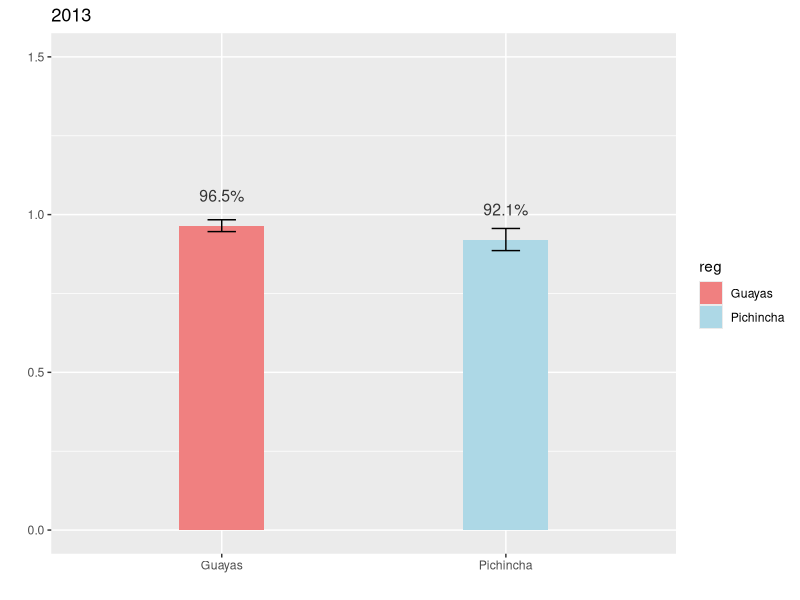
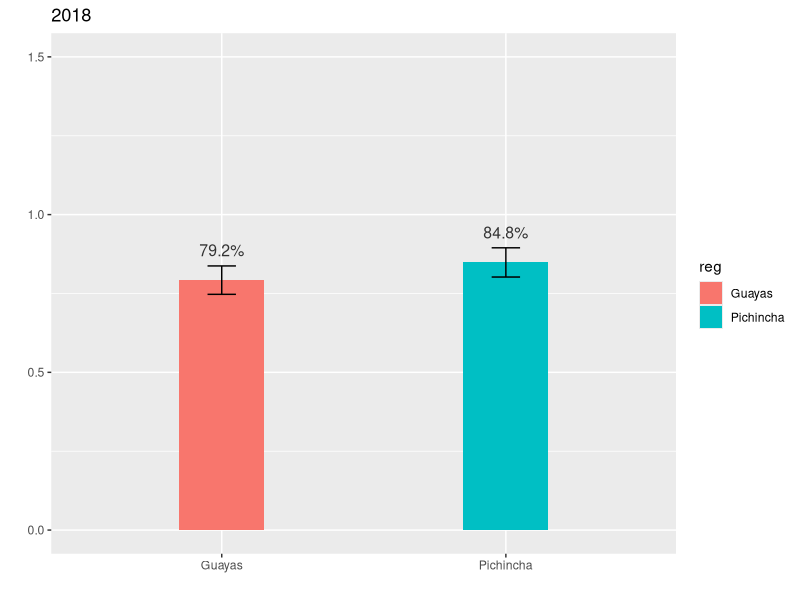
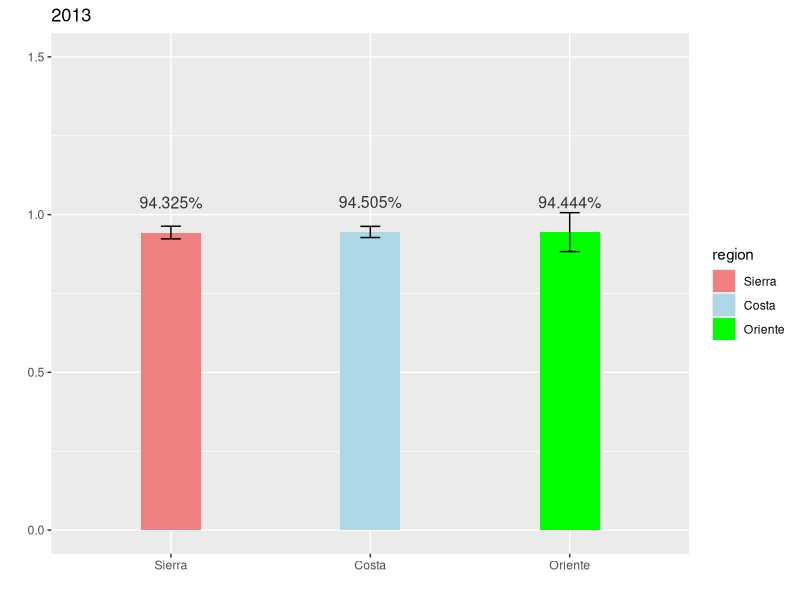
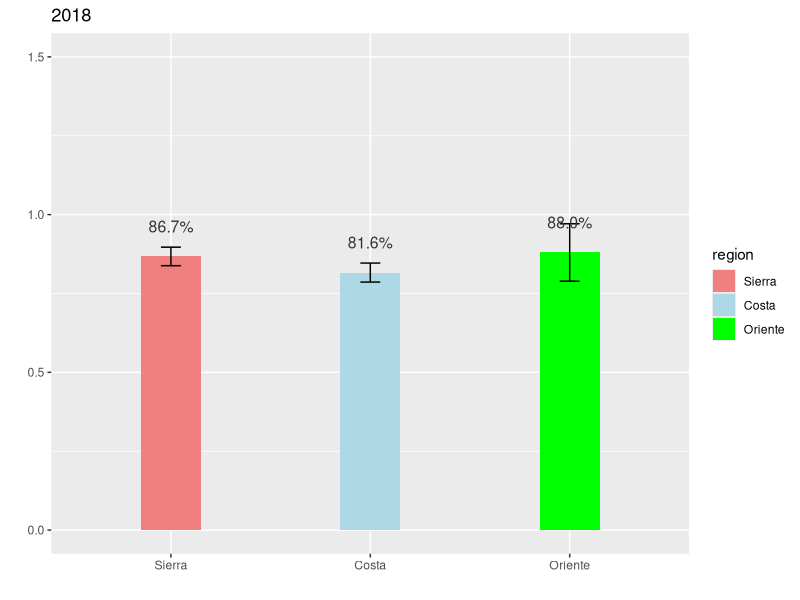
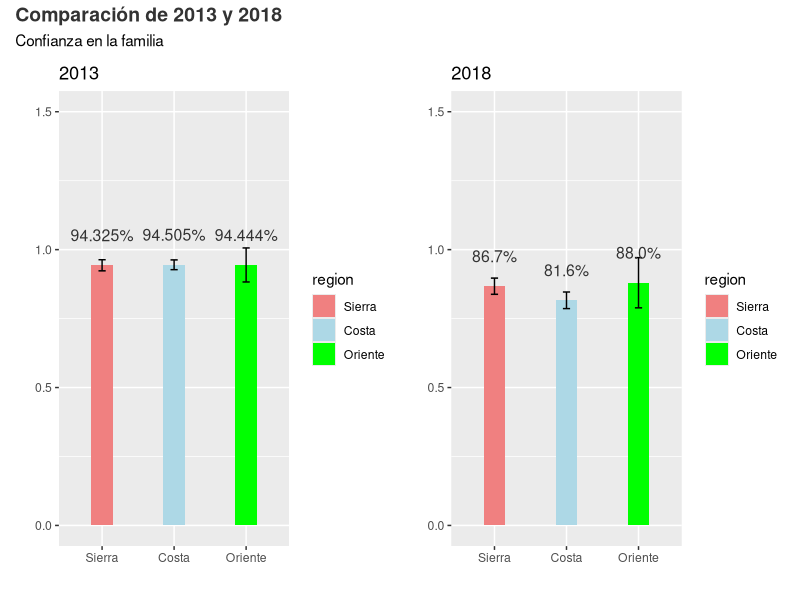
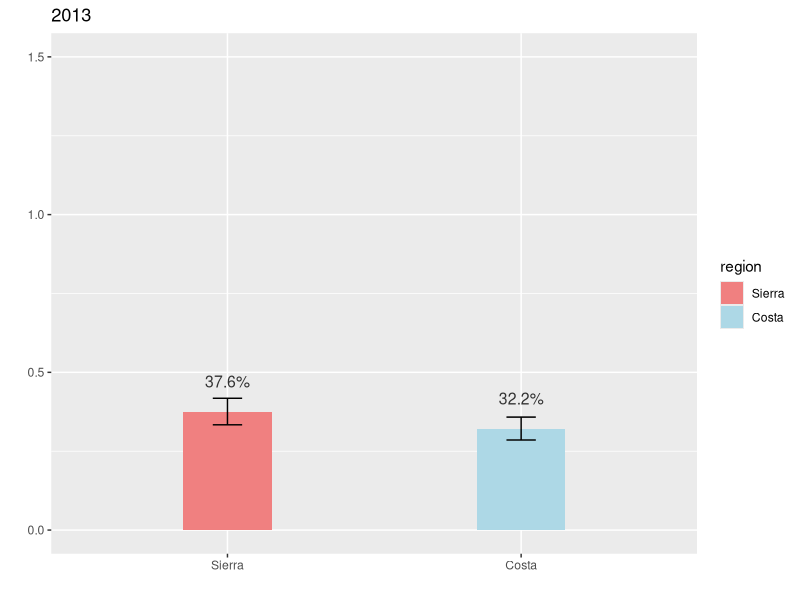
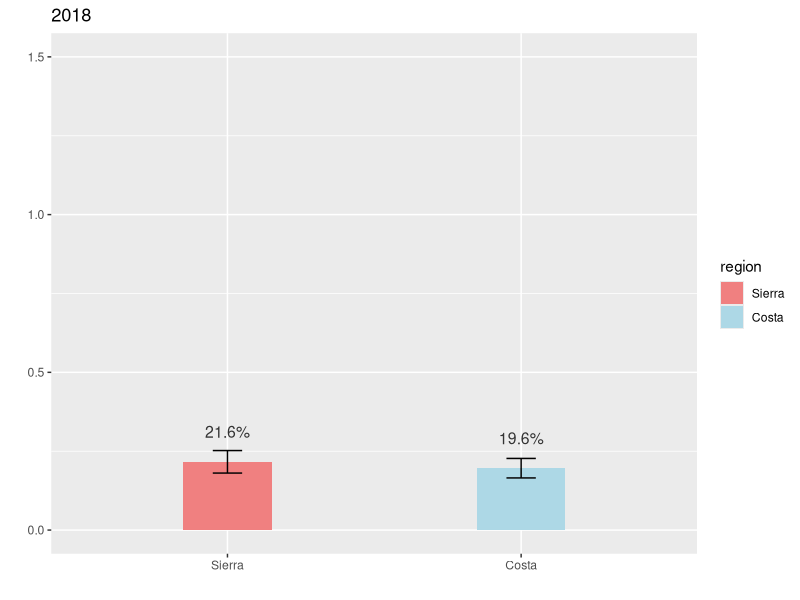
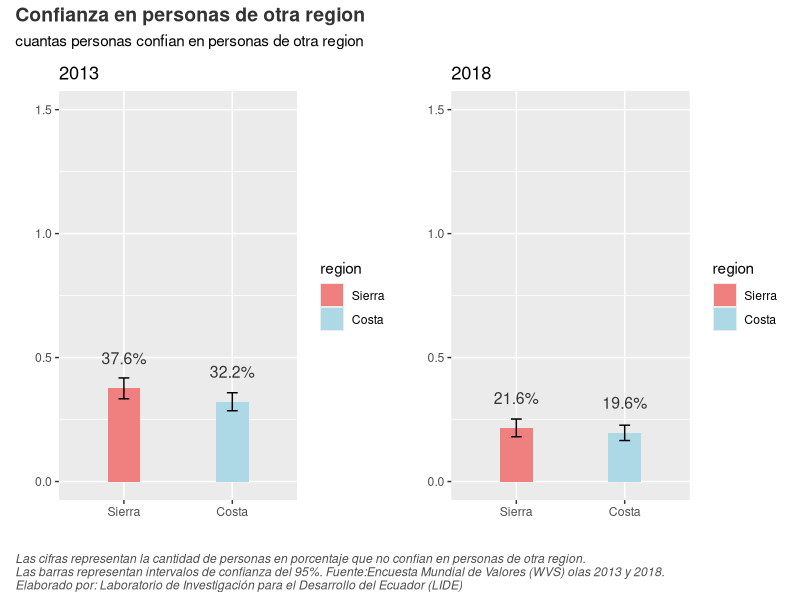

Reproduce these figures in R, in order.
#Carga de librerias y bases
library(haven)
library(dplyr)
library(ggplot2)
library(readr)
library(forcats)
library(lubridate)
library(tidyverse)
library(here)
library(cowplot)
library(patchwork)
library(openxlsx)
Wave_7_Ecuador <- read_dta("BASES LIDE/WVS_Wave_7_Ecuador_Stata_v5.0.dta")
Wave_6_Ecuador<- read_dta("BASES LIDE/WV6_Data_Ecuador_Stata_v20201117.dta")

# Union de bases de datos

Wave_6_Ecuador$N_REGION_ISO <- as_factor(Wave_6_Ecuador$N_REGION_ISO)
Wave_7_Ecuador$N_REGION_ISO <- as_factor(Wave_7_Ecuador$N_REGION_ISO)
Wave_6_Ecuador$V102 <- as_factor(Wave_6_Ecuador$V102)
Wave_7_Ecuador$Q58 <- as_factor(Wave_7_Ecuador$Q58)
Wave_6_Ecuador$V103 <- as_factor(Wave_6_Ecuador$V103)
Wave_7_Ecuador$Q59 <- as_factor(Wave_7_Ecuador$Q59)
Wave_6_Ecuador$V104 <- as_factor(Wave_6_Ecuador$V104)
Wave_7_Ecuador$Q60 <- as_factor(Wave_7_Ecuador$Q60)
Wave_6_Ecuador$V105 <- as_factor(Wave_6_Ecuador$V105)
Wave_7_Ecuador$Q61 <- as_factor(Wave_7_Ecuador$Q61)
Wave_6_Ecuador$V106 <- as_factor(Wave_6_Ecuador$V106)
Wave_7_Ecuador$Q62 <- as_factor(Wave_7_Ecuador$Q62)
Wave_6_Ecuador$V115 <- as_factor(Wave_6_Ecuador$V115)
Wave_7_Ecuador$Q71 <- as_factor(Wave_7_Ecuador$Q71)
Wave_6_Ecuador$V181 <- as_factor(Wave_6_Ecuador$V181)
Wave_7_Ecuador$Q142 <- as_factor(Wave_7_Ecuador$Q142)
Wave_6_Ecuador$V113 <- as_factor(Wave_6_Ecuador$V113)
Wave_7_Ecuador$Q69 <- as_factor(Wave_7_Ecuador$Q69)

wave7 <- Wave_7_Ecuador%>%
  select(cf= "Q58",
         "reg"= N_REGION_ISO,
         cv="Q59",
         cp="Q60",
         c_primera="Q61",
         c_dif_reg="Q62",
         ano="A_YEAR",
         c_gob= "Q71",
         p_trabajo="Q142",
         c_policia="Q69")

wave6<-Wave_6_Ecuador%>%
  select(cf="V102" ,
         "reg"= N_REGION_ISO,
         cv="V103",
         cp="V104",
         c_primera="V105",
         c_dif_reg="V106",
         ano="V262",
         c_gob = "V115",
         p_trabajo="V181",
         c_policia="V113")

wvs_total <- bind_rows(wave6, wave7)

#Agrupar c_gob en dos categorias 

wvs_total$c_gob<- as_factor(wvs_total$c_gob)
wvs_total$confianza_gobierno <- ifelse(wvs_total$c_gob %in% c("Quite a lot", "A great deal"),
                              "confío", "no confío")

#Creamos una variable binaria, con la confianza en el gobierno

wvs_total <- wvs_total %>%
  mutate(confianza_gobieno_b = as.integer(c_gob %in% c("Quite a lot", "A great deal")))


#agrupar cf en dos categorias 

wvs_total$cf<- as_factor(wvs_total$cf)
wvs_total$confianza <- ifelse(wvs_total$cf %in% c("Trust completely", "Trust somewhat"),
                              "confío", "no confío")

#Creamos una variable binaria, con la confianza

wvs_total <- wvs_total %>%
  mutate(confianza_binaria = as.integer(cf %in% c("Trust completely", "Trust somewhat")))


#agrupar c_dif_reg en dos categorias 

wvs_total$c_dif_reg<- as_factor(wvs_total$c_dif_reg)
wvs_total$confianza_en_otra_reg <- ifelse(wvs_total$c_dif_reg %in% c("Trust completely", "Trust somewhat"),
                              "confío", "no confío")

#Creamos una variable binaria, con la confianza en personas de otras regiones

wvs_total <- wvs_total %>%
  mutate(confianza_en_otra_reg_b = as.integer(c_dif_reg %in% c("Trust completely", "Trust somewhat")))

# Agrupar p_trabajo en dos categorias

wvs_total$p_trabajo<- as_factor(wvs_total$p_trabajo)
wvs_total$miedo_perder_empleo <- ifelse(wvs_total$p_trabajo %in% c("Very much", "A great deal"),
                                          "confío", "no confío")

#Creamos una variable binaria, con el miedo de las personas a perder su trabajo

wvs_total <- wvs_total %>%
  mutate(miedo_perder_empleo = as.integer(p_trabajo %in% c("Very much", "A great deal")))

#Agrupar c_policia en dos categorias 

wvs_total$c_policia<- as_factor(wvs_total$c_policia)
wvs_total$confianza_policia <- ifelse(wvs_total$c_policia %in% c("Quite a lot", "A great deal"),
                                       "confío", "no confío")

#Creamos una variable binaria, con la confianza en la policia

wvs_total <- wvs_total %>%
  mutate(confianza_policia_b = as.integer(c_policia %in% c("Quite a lot", "A great deal")))

#filtrando por Provincia y renombre de variables

wvs_uio_gye <- wvs_total%>%
  filter(reg %in% c("EC-G Guayas","EC-P Pichincha"))%>%
  mutate(reg=fct_recode(reg,
                        "Guayas"="EC-G Guayas",
                        "Pichincha"="EC-P Pichincha"))

#Relaizamos una grupación de la varible de provicias


wvs_c<- wvs_total%>%
  mutate(region = fct_collapse(reg,
                               "Sierra"=c("EC-A Azuay","EC-B Bolivar","EC-F Canar",
                                          "EC-C Carchi","EC-X Cotopaxi","EC-H Chimborazo",
                                          "EC-L Loja","EC-I Imbabura","EC-P Pichincha",
                                          "EC-T Tungurahua"),
                               "Costa"=c("EC-O El Oro","EC-E Esmeraldas","EC-G Guayas",
                                         "EC-R Los Rios","EC-M Manabi","EC-SE Santa Elena",
                                         "EC-SD Santo Domingo de los Tsachilas",
                                         "EC-SD Santo Domingo de los Tsachilas"),
                               "Oriente"=c("EC-S Morona Santiago","EC-N Napo","EC-D Orellana",
                                           "EC-Y Pastaza",
                                           "EC-U Sucumbios","EC-Z Zamora Chinchipe")))

#Relaizamos una grupación de la varible de provicias sin todas las del oriente

wvs_cs<- wvs_total%>%
  filter(reg %in% c("EC-A Azuay","EC-B Bolivar","EC-F Canar",
                    "EC-C Carchi","EC-X Cotopaxi","EC-H Chimborazo",
                    "EC-L Loja","EC-I Imbabura","EC-P Pichincha",
                    "EC-T Tungurahua","EC-O El Oro","EC-E Esmeraldas","EC-G Guayas",
                    "EC-R Los Rios","EC-M Manabi","EC-SE Santa Elena",
                    "EC-SD Santo Domingo de los Tsachilas",
                    "EC-SD Santo Domingo de los Tsachilas"))%>%
  mutate(region = fct_collapse(reg,
                               "Sierra"=c("EC-A Azuay","EC-B Bolivar","EC-F Canar",
                                          "EC-C Carchi","EC-X Cotopaxi","EC-H Chimborazo",
                                          "EC-L Loja","EC-I Imbabura","EC-P Pichincha",
                                          "EC-T Tungurahua"),
                               "Costa"=c("EC-O El Oro","EC-E Esmeraldas","EC-G Guayas",
                                         "EC-R Los Rios","EC-M Manabi","EC-SE Santa Elena",
                                         "EC-SD Santo Domingo de los Tsachilas",
                                         "EC-SD Santo Domingo de los Tsachilas")))


#Calcular la media y error estandar por provincia 
cf_p <- wvs_uio_gye %>% 
  group_by(ano, reg) %>% 
  summarize(mean = mean(as.numeric(confianza_binaria), na.rm = TRUE), 
            se = sd(as.numeric(confianza_binaria), na.rm = TRUE)/sqrt(n()))

#Calcular la media y error estandar por region
cf_r <- wvs_c %>% 
  group_by(ano, region) %>% 
  summarize(mean = mean(as.numeric(confianza_binaria), na.rm = TRUE), 
            se = sd(as.numeric(confianza_binaria), na.rm = TRUE)/sqrt(n()))

###############################################################################
#analizis de variable de confianza en la familia

#Graficos por provincia Pichincha y Guayas

# Gráfico 2013

cf_p_2013 <- cf_p %>% 
  filter(ano == 2013) %>%
  filter(complete.cases(reg, mean, se)) %>%
  ggplot(aes(x = reg, y = mean, fill = reg)) + 
  geom_bar(stat = "identity", width = 0.3,) +
  geom_errorbar(aes(ymin = mean - 1.96*se, ymax = mean + 1.96*se), width = 0.1) +
  geom_text(aes(label = scales::percent(mean, digits =1)), 
            color = "grey20", size = 4, vjust = -2) +
  labs(title = "2013", x = "", y = "") + 
  scale_y_continuous(limits = c(0, 1.5)) +
  scale_fill_manual(values = c("lightcoral", "lightblue")) 
print(cf_p_2013)

# Gráfico 2018

cf_p_2018 <- cf_p %>% 
  filter(ano == 2018) %>%
  filter(complete.cases(reg, mean, se)) %>%
  ggplot(aes(x = reg, y = mean, fill = reg)) + 
  geom_bar(stat = "identity", width = 0.3) +
  geom_errorbar(aes(ymin = mean - 1.96*se, ymax = mean + 1.96*se), width = 0.1) +
  geom_text(aes(label = scales::percent(mean, digits =1)), 
            color = "grey20", size = 4, vjust = -2) +
  labs(title = "2018", x = "", y = "") + 
  scale_y_continuous(limits = c(0, 1.5))
print(cf_p_2018)

################################################################################
#analizis de variable de confianza en la familia

#Graficos por region sierra y costa

# Gráfico 2013

cf_r_2013 <- cf_r %>% 
  filter(ano == 2013) %>%
  filter(complete.cases(region, mean, se)) %>%
  ggplot(aes(x = region, y = mean, fill = region)) + 
  geom_bar(stat = "identity", width = 0.3,) +
  geom_errorbar(aes(ymin = mean - 1.96*se, ymax = mean + 1.96*se), width = 0.1) +
  geom_text(aes(label = scales::percent(mean, digits =1)), 
            color = "grey20", size = 4, vjust = -2) +
  labs(title = "2013", x = "", y = "") + 
  scale_y_continuous(limits = c(0, 1.5)) +
  scale_fill_manual(values = c("lightcoral", "lightblue","green")) 
print(cf_r_2013)

# Gráfico 2018

cf_r_2018 <- cf_r %>% 
  filter(ano == 2018) %>%
  filter(complete.cases(region, mean, se)) %>%
  ggplot(aes(x = region, y = mean, fill = region)) + 
  geom_bar(stat = "identity", width = 0.3,) +
  geom_errorbar(aes(ymin = mean - 1.96*se, ymax = mean + 1.96*se), width = 0.1) +
  geom_text(aes(label = scales::percent(mean, digits =1)), 
            color = "grey20", size = 4, vjust = -2) +
  labs(title = "2018", x = "", y = "") + 
  scale_y_continuous(limits = c(0, 1.5)) +
  scale_fill_manual(values = c("lightcoral", "lightblue","green")) 
print(cf_r_2018)
##################################################################################
library(cowplot)
library(patchwork)

combined_plot <- cf_r_2013 + cf_r_2018 +
  plot_layout(ncol = 2) +
  plot_annotation(title = "Comparación de 2013 y 2018",
                  subtitle = "Confianza en la familia",
                  theme = theme(
                    plot.title = element_text(hjust = 0, color = "grey20", face = "bold", size = 14),
                    plot.caption = element_text(hjust = 0, color = "grey30", face = 'italic')
                  ))
print(combined_plot)

################################################################################

#Analisis de la variable de confianza en otras regiones 
cf_r_2 <- wvs_cs %>% 
  group_by(ano, region) %>% 
  summarize(mean = mean(as.numeric(confianza_en_otra_reg_b), na.rm = TRUE), 
            se = sd(as.numeric(confianza_en_otra_reg_b), na.rm = TRUE)/sqrt(n()))


#Graficos por region sierra y costa

# Gráfico 2013

cf_r2_2013 <- cf_r_2 %>% 
  filter(ano == 2013) %>%
  filter(complete.cases(region, mean, se)) %>%
  ggplot(aes(x = region, y = mean, fill = region)) + 
  geom_bar(stat = "identity", width = 0.3,) +
  geom_errorbar(aes(ymin = mean - 1.96*se, ymax = mean + 1.96*se), width = 0.1) +
  geom_text(aes(label = scales::percent(mean, digits =1)), 
            color = "grey20", size = 4, vjust = -2) +
  labs(title = "2013", x = "", y = "") + 
  scale_y_continuous(limits = c(0, 1.5)) +
  scale_fill_manual(values = c("lightcoral", "lightblue","green")) 
print(cf_r2_2013)
  
# Gráfico 2018

cf_r2_2018 <- cf_r_2 %>% 
  filter(ano == 2018) %>%
  filter(complete.cases(region, mean, se)) %>%
  ggplot(aes(x = region, y = mean, fill = region)) + 
  geom_bar(stat = "identity", width = 0.3,) +
  geom_errorbar(aes(ymin = mean - 1.96*se, ymax = mean + 1.96*se), width = 0.1) +
  geom_text(aes(label = scales::percent(mean, digits =1)), 
            color = "grey20", size = 4, vjust = -2) +
  labs(title = "2018", x = "", y = "") + 
  scale_y_continuous(limits = c(0, 1.5)) +
  scale_fill_manual(values = c("lightcoral", "lightblue","green")) 
print(cf_r2_2018)

#Union de los dos gráficos

combined_plot_2 <- cf_r2_2013 + cf_r2_2018 +
  plot_layout(ncol = 2) +
  plot_annotation(title = "Confianza en personas de otra region",
                  subtitle = "cuantas personas confian en personas de otra region",
                  caption = "Las cifras representan la cantidad de personas en porcentaje que no confian en personas de otra region.
Las barras representan intervalos de confianza del 95%. Fuente:Encuesta Mundial de Valores (WVS) olas 2013 y 2018. 
Elaborado por: Laboratorio de Investigación para el Desarrollo del Ecuador (LIDE)",
                  theme = theme(
                    plot.title = element_text(hjust = 0, color = "grey20", face = "bold", size = 14),
                    plot.caption = element_text(hjust = 0, color = "grey30", face = 'italic')
                  ))
print(combined_plot_2)

####################################################################################

#Analizis de la variable de confianza sobre el gobierno
cf_r_3 <- wvs_cs %>% 
  group_by(ano, region) %>% 
  summarize(mean = mean(as.numeric(confianza_gobieno_b), na.rm = TRUE), 
            se = sd(as.numeric(confianza_gobieno_b), na.rm = TRUE)/sqrt(n()))


#Graficos por region sierra y costa

# Gráfico 2013

cf_r3_2013 <- cf_r_3 %>% 
  filter(ano == 2013) %>%
  filter(complete.cases(region, mean, se)) %>%
  ggplot(aes(x = region, y = mean, fill = region)) + 
  geom_bar(stat = "identity", width = 0.3,) +
  geom_errorbar(aes(ymin = mean - 1.96*se, ymax = mean + 1.96*se), width = 0.1) +
  geom_text(aes(label = scales::percent(mean, digits =1)), 
            color = "grey20", size = 4, vjust = -2) +
  labs(title = "2013", x = "", y = "") + 
  scale_y_continuous(limits = c(0, 1.5)) +
  scale_fill_manual(values = c("lightcoral", "lightblue","green")) 
print(cf_r3_2013)

# Gráfico 2018

cf_r3_2018 <- cf_r_3 %>% 
  filter(ano == 2018) %>%
  filter(complete.cases(region, mean, se)) %>%
  ggplot(aes(x = region, y = mean, fill = region)) + 
  geom_bar(stat = "identity", width = 0.3,) +
  geom_errorbar(aes(ymin = mean - 1.96*se, ymax = mean + 1.96*se), width = 0.1) +
  geom_text(aes(label = scales::percent(mean, digits =1)), 
            color = "grey20", size = 4, vjust = -2) +
  labs(title = "2018", x = "", y = "") + 
  scale_y_continuous(limits = c(0, 1.5)) +
  scale_fill_manual(values = c("lightcoral", "lightblue","green")) 
print(cf_r3_2018)

# Union de los dos graficos

combined_plot_3 <- cf_r3_2013 + cf_r3_2018 +
  plot_layout(ncol = 2) +
  plot_annotation(title = "Confianza de los ecuatorianos en el gobierno",
                  subtitle = "cuantas personas confian en el gobierno",
                  caption = "Las cifras representan la cantidad de personas en porcentaje que no confian en el gobierno ecuatoriano.
Las barras representan intervalos de confianza del 95%. Fuente:Encuesta Mundial de Valores (WVS) olas 2013 y 2018. 
Elaborado por: Laboratorio de Investigación para el Desarrollo del Ecuador (LIDE)",
                  theme = theme(
                    plot.title = element_text(hjust = 0, color = "grey20", face = "bold", size = 14),
                    plot.caption = element_text(hjust = 0, color = "grey30", face = 'italic')
                  ))
print(combined_plot_3)
############################################################################3##
combined_plot <- plot_grid(
  combined_plot_2,
  combined_plot_3,
  labels = c("A", "B"),  # Agrega etiquetas A y B a los gráficos
  ncol = 1  # Coloca los gráficos en una sola columna
)
print(combined_plot)

################################################################################

#Analisis de la variable del miedo a perder el trabajo

cf_r_4 <- wvs_cs %>% 
  group_by(ano, region) %>% 
  summarize(mean = mean(as.numeric(miedo_perder_empleo), na.rm = TRUE), 
            se = sd(as.numeric(miedo_perder_empleo), na.rm = TRUE)/sqrt(n()))


#Graficos por region sierra y costa

# Gráfico 2013

cf_r4_2013 <- cf_r_4 %>% 
  filter(ano == 2013) %>%
  filter(complete.cases(region, mean, se)) %>%
  ggplot(aes(x = region, y = mean, fill = region)) + 
  geom_bar(stat = "identity", width = 0.3,) +
  geom_errorbar(aes(ymin = mean - 1.96*se, ymax = mean + 1.96*se), width = 0.1) +
  geom_text(aes(label = scales::percent(mean, digits =1)), 
            color = "grey20", size = 4, vjust = -2) +
  labs(title = "2013", x = "", y = "") + 
  scale_y_continuous(limits = c(0, 1.5)) +
  scale_fill_manual(values = c("lightcoral", "lightblue","green"))+
  theme_minimal()+
  theme(panel.grid = element_blank(),
        axis.line = element_line("black"))
print(cf_r4_2013)

# Gráfico 2018

cf_r4_2018 <- cf_r_4 %>% 
  filter(ano == 2018) %>%
  filter(complete.cases(region, mean, se)) %>%
  ggplot(aes(x = region, y = mean, fill = region)) + 
  geom_bar(stat = "identity", width = 0.3,) +
  geom_errorbar(aes(ymin = mean - 1.96*se, ymax = mean + 1.96*se), width = 0.1) +
  geom_text(aes(label = scales::percent(mean, digits =1)), 
            color = "grey20", size = 4, vjust = -2) +
  labs(title = "2018", x = "", y = "") + 
  scale_y_continuous(limits = c(0, 1.5)) +
  scale_fill_manual(values = c("lightcoral", "lightblue","green"))+
  theme_minimal()+
  theme(panel.grid = element_blank(),
        axis.line = element_line("black"))
print(cf_r4_2018)

#Union de los dos gráficos
combined_plot_4 <- cf_r4_2013 + cf_r4_2018 +
  plot_layout(ncol = 2) +
  plot_annotation(title = "Miedo de los ecuatorianos a perder su empleo",
                  subtitle = "Expectativas sobre el mercado laboral",
                  caption = "Las cifras representan en porcentaje la cantida de personas que tienen miedo a perder su trabajo.
Las barras representan intervalos de confianza del 95%. Fuente:Encuesta Mundial de Valores (WVS) olas 2013 y 2018.",
                  theme = theme(
                    panel.grid.major = element_blank(),
                    panel.grid.minor = element_blank(),
                    plot.title = element_text(hjust = 0, color = "grey20", face = "bold", size = 14),
                    plot.caption = element_text(hjust = 0, color = "grey30", face = 'italic')))
print(combined_plot_4)

############################################################################
# Estadistica comparativa de confianza en la policia
cf_r_5 <- wvs_c %>% 
  group_by(ano, region) %>% 
  summarize(mean = mean(as.numeric(confianza_policia_b), na.rm = TRUE), 
            se = sd(as.numeric(confianza_policia_b), na.rm = TRUE)/sqrt(n()))

# Unir toda la estadistica comparativa para poder observar una tabla

cf_r_total <- wvs_cs %>% 
  group_by(ano, region) %>% 
  summarize(mean_cf = mean(as.numeric(confianza_binaria), na.rm = TRUE), 
            se_cf = sd(as.numeric(confianza_binaria), na.rm = TRUE)/sqrt(n()),
            mean_otra_reg = mean(as.numeric(confianza_en_otra_reg_b), na.rm = TRUE), 
            se_otra_reg = sd(as.numeric(confianza_en_otra_reg_b), na.rm = TRUE)/sqrt(n()),
            mean_gob = mean(as.numeric(confianza_gobieno_b), na.rm = TRUE), 
            se_gob = sd(as.numeric(confianza_gobieno_b), na.rm = TRUE)/sqrt(n()),
            mean_police = mean(as.numeric(confianza_policia_b), na.rm = TRUE), 
            se_police = sd(as.numeric(confianza_policia_b), na.rm = TRUE)/sqrt(n()))

#Gráfico de todas las vars
############################################################################################

# Preparar base de datos para gráficos

# Este código prepara de forma incorrecta los datos

# df_graficos <-
#   cf_r_total %>%
#   select(ano, region, mean_cf, mean_otra_reg, mean_gob, mean_police, se_cf,se_otra_reg,se_gob,se_police) %>%
#   pivot_longer(c(mean_cf, mean_otra_reg, mean_gob, mean_police),
#                names_to = 'confianza_from',
#                values_to = 'confianza') %>%
#     mutate(confianza_from = case_when(confianza_from == 'mean_cf' ~ 'Confianza en la Familia',
#                                       confianza_from == 'mean_otra_reg' ~ 'Confianza en la otra Región',
#                                       confianza_from == 'mean_gob' ~ 'Confianza en el Gobierno',
#                                       confianza_from == 'mean_police' ~ 'Confianza en la Policía'),
#             ano = zap_labels(ano))

df_graficos <-
  cf_r_total %>% 
  select(ano,
         region, 
         starts_with(c("mean", "se"))) %>% 
  rename(mean_otrareg = mean_otra_reg,
         se_otrareg = se_otra_reg) %>% 
  pivot_longer(cols = -c(ano,region),
               names_to = c("indicador", "variable"),
               names_sep = "_",
               values_to = "valor") %>% 
  pivot_wider(names_from = "indicador",
              values_from = "valor") %>% 
  mutate(ano = zap_labels(ano),
         confianza_from = case_when(variable == 'cf' ~ 'Confianza en la Familia',
                                    variable == 'otrareg' ~ 'Confianza en la otra Región',
                                    variable == 'gob' ~ 'Confianza en el Gobierno',
                                    variable == 'police' ~ 'Confianza en la Policía')
  )


caption_confianza_grafico_conjunto <- 
  "Las cifras representan en porcentaje la confianza que tienen las personas en los diferentes indicadores.\nLas barras representan intervalos de confianza del 95%. Fuente: Encuesta Mundial de Valores (WVS) olas 2013 y 2018."

# Ahora si, el gráfico: 

grafico_2013_por_region <-
  df_graficos %>%
  filter(ano == 2013) %>% 
  ggplot(aes(x = variable, y = mean, fill = confianza_from)) +
  geom_col(position = position_dodge(), color = "black") +
  facet_wrap(~ region) +
  geom_errorbar(aes(ymin = mean - 1.96 * se, 
                    ymax = mean + 1.96 * se),
                position = position_dodge()) +
  geom_text(aes(label = scales::percent(mean, accuracy = 1), group = confianza_from),
            position = position_dodge(width = 1), 
            vjust = 5, 
            size = 3) +  
  scale_fill_manual(values = c('#20409A', '#EE2E24', '#3EA055', '#F7D002')) +
  scale_y_continuous(labels = scales::percent_format(acurracy=1)) +
  labs(title = '2013',
       x = "",
       y = "Porcentaje de personajes que denotan confianza (%)",
       fill = "") + 
  theme_minimal() +
  theme(axis.text.x = element_blank(),
        legend.position = "none",
        plot.background = element_rect(fill = "white", color = NA),
        panel.border = element_rect(colour = "black", fill = NA, linewidth = 0.5, linetype = "solid"),
        plot.caption = element_text(hjust = 0),
        panel.grid = element_blank(),
        strip.background = element_rect(fill = "grey90", colour = "black", linewidth = 0.5))

grafico_2018_por_region <-
  df_graficos %>% 
  filter(ano == 2018) %>% 
  ggplot(aes(x = variable, y = mean, fill = confianza_from)) +
  geom_col(position = position_dodge(), color = "black") +
  facet_wrap(~ region) +
  geom_errorbar(aes(ymin = mean - 1.96 * se, 
                    ymax = mean + 1.96 * se),
                position = position_dodge()) +
  geom_text(aes(label = scales::percent(mean, accuracy = 1), group = confianza_from),
            position = position_dodge(width = 1), 
            vjust = 5, 
            size = 3) +  
  scale_fill_manual(values = c('#20409A', '#EE2E24', '#3EA055', '#F7D002')) +
  scale_y_continuous(labels = scales::percent_format(acurracy=1)) +
  labs(title = '2018',
       x = "",
       y = "",
       fill = "") + 
  theme_minimal() +
  theme(axis.text.x = element_blank(),
        legend.position = "none",
        plot.background = element_rect(fill = "white", color = NA),
        panel.border = element_rect(colour = "black", fill = NA, linewidth = 0.5, linetype = "solid"),
        plot.caption = element_text(hjust = 0),
        panel.grid = element_blank(),
        strip.background = element_rect(fill = "grey90", colour = "black", linewidth = 0.5))

# Usar patchwork para juntar ambos gráficos y poner un título general, leyenda y caption

grafico_confianza_por_region <- 
  grafico_2013_por_region + 
  grafico_2018_por_region +
  plot_layout(ncol = 2, guides = "collect") +
  plot_annotation(title = "Confianza en diferentes indicadores por región",
                  caption = caption_confianza_grafico_conjunto) & theme(legend.position = "bottom") +
  theme(plot.caption = element_text(hjust = 0))

ggsave(grafico_confianza_por_region, filename = "figures/grafico_confianza_por_region.png", width = 20, height = 10, units = "cm")

#Gráfico de confianza con porcentajes nacionales 

wvs_n<- wvs_total%>%
  mutate(region = fct_collapse(reg,
                               "Ecuador"=c("EC-A Azuay","EC-B Bolivar","EC-F Canar",
                                          "EC-C Carchi","EC-X Cotopaxi","EC-H Chimborazo",
                                          "EC-L Loja","EC-I Imbabura","EC-P Pichincha",
                                          "EC-T Tungurahua","EC-O El Oro","EC-E Esmeraldas","EC-G Guayas",
                                         "EC-R Los Rios","EC-M Manabi","EC-SE Santa Elena",
                                         "EC-SD Santo Domingo de los Tsachilas",
                                         "EC-SD Santo Domingo de los Tsachilas","EC-S Morona Santiago",
                                          "EC-N Napo","EC-D Orellana","EC-Y Pastaza",
                                           "EC-U Sucumbios","EC-Z Zamora Chinchipe")))

#Unir toda la estadistica comparativa para poder observar una tabla
c_nacional <- wvs_n %>% 
  group_by(ano, region) %>% 
  summarize(mean_cf = mean(as.numeric(confianza_binaria), na.rm = TRUE), 
            se_cf = sd(as.numeric(confianza_binaria), na.rm = TRUE)/sqrt(n()),
            mean_otra_reg = mean(as.numeric(confianza_en_otra_reg_b), na.rm = TRUE), 
            se_otra_reg = sd(as.numeric(confianza_en_otra_reg_b), na.rm = TRUE)/sqrt(n()),
            mean_gob = mean(as.numeric(confianza_gobieno_b), na.rm = TRUE), 
            se_gob = sd(as.numeric(confianza_gobieno_b), na.rm = TRUE)/sqrt(n()),
            mean_police = mean(as.numeric(confianza_policia_b), na.rm = TRUE), 
            se_police = sd(as.numeric(confianza_policia_b), na.rm = TRUE)/sqrt(n()))

#Gráfico de porcentajes nacionales 

c_nacional %>% 
  select(ano, region, mean_cf, mean_otra_reg, mean_gob, mean_police) %>%
  pivot_longer(c(mean_cf, mean_otra_reg, mean_gob, mean_police),
               names_to = 'confianza_from',
               values_to = 'confianza') %>%
  mutate(confianza_from = case_when(
    confianza_from == 'mean_cf' ~ 'Confianza en la Familia',
    confianza_from == 'mean_otra_reg' ~ 'Confianza en la otra Región',
    confianza_from == 'mean_gob' ~ 'Confianza en el Gobierno',
    confianza_from == 'mean_police' ~ 'Confianza en la Policía'
  )) %>%
  ggplot(aes(x = ano, y = confianza, fill = confianza_from)) +
  geom_col(position = 'dodge') +
  geom_text(aes(label = scales::percent(confianza, accuracy = 1), group = confianza_from),
            position = position_dodge(width = 4.2),  
            vjust = -0.5, 
            size = 3) +  
  scale_x_continuous(breaks = c(2013, 2018)) +
  scale_fill_manual(values = c('#20409A', '#EE2E24', '#3EA055', '#F7D002')) +
  facet_wrap(~region) +
  labs(title = 'Porcenjate de Confianza en Ecuador por Año',
       subtitle = 'Datos de Confianza 2013-2018',
       x = 'Año',
       y = 'Porcentaje de Confianza',
       fill = '',
       caption = 'Las cifras representan en porcentaje la confianza que tienen las personas en los diferentes indicadores.\nLas barras representan intervalos de confianza del 95%. Fuente: Encuesta Mundial de Valores (WVS) olas 2013 y 2018.') +
  theme_minimal() +
  theme(axis.text.x = element_text(angle = 45, vjust = 0.7, hjust = 1),
        legend.position = 'bottom',  
        legend.box = 'horizontal',
        plot.caption = element_text(hjust = 0), 
        panel.grid.major = element_blank(),
        panel.grid.minor = element_blank(),
        axis.line = element_line("black")) 